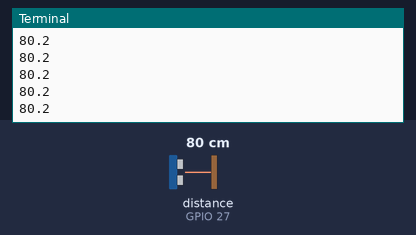
Recording of a program running on a simulated Raspberry Pi (BCM pin numbers). On the bench: the last lines printed to the terminal. The inputs (shaded band) are chosen by the test bench; at power-on: distance to the obstacle (sensor on GPIO 27) 80 cm. The echo pulse lasts 58.3 µs per cm; the clock reads 2024-03-15 10:24:30 at power-on unless the program sets it.

Above: at 3.2 s.
3.3 s: distance to the obstacle (sensor on GPIO 27) set to 2 cm
At 3.71 s:
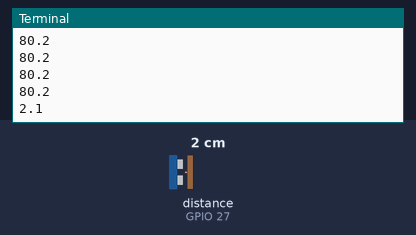
4.8 s: distance to the obstacle (sensor on GPIO 27) set to 4 cm
At 4.97 s:
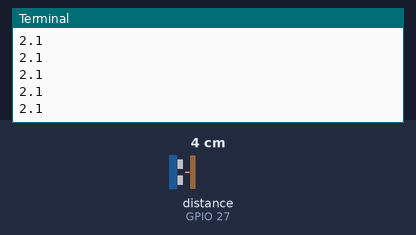
Timing chart, 0 to 7.8 s (numbered marks = the images above; inputs shaded):
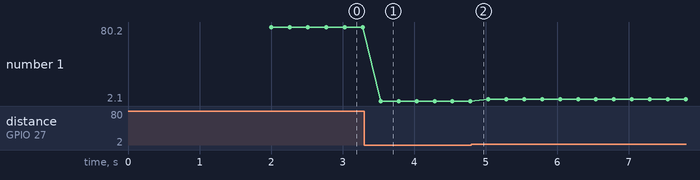

Measured:
- after the input at 3.3 s, the terminal: prints a new line after 0.23 s (image 1)
- plotted number 1: 80.2 → 2.1 after the input at 3.3 s, 2.1 → 4.1 after the input at 4.8 s

The program:

sonar.py
```python
# File: sonar.py
import RPi.GPIO as GPIO
import time


GPIO.setmode(GPIO.BCM)
GPIO.setwarnings(False)
TRIG = 17
ECHO = 27

GPIO.setup(TRIG,GPIO.OUT)
GPIO.setup(ECHO,GPIO.IN)

GPIO.output(TRIG, False)   #TRIG parte LOW
#print ('Waiting a few seconds for the sensor to settle')
time.sleep(2)

while True:
   GPIO.output(TRIG, True)    #invia impulsoTRIG
   time.sleep(0.00001)
   GPIO.output(TRIG, False)

   #attendi che ECHO parta e memorizza tempo
   while GPIO.input(ECHO)==0:
      pulse_start = time.time()

   # register the last timestamp at which the receiver detects the signal.
   while GPIO.input(ECHO)==1:
      pulse_end = time.time()

   pulse_duration = pulse_end - pulse_start
   distance = pulse_duration * 17165   #distance = vt/2
   distance = round(distance, 1)
   #print ('Distance:',distance,'cm')
   print ( distance, flush=True )
   time.sleep(0.25)


#GPIO.cleanup()
```
